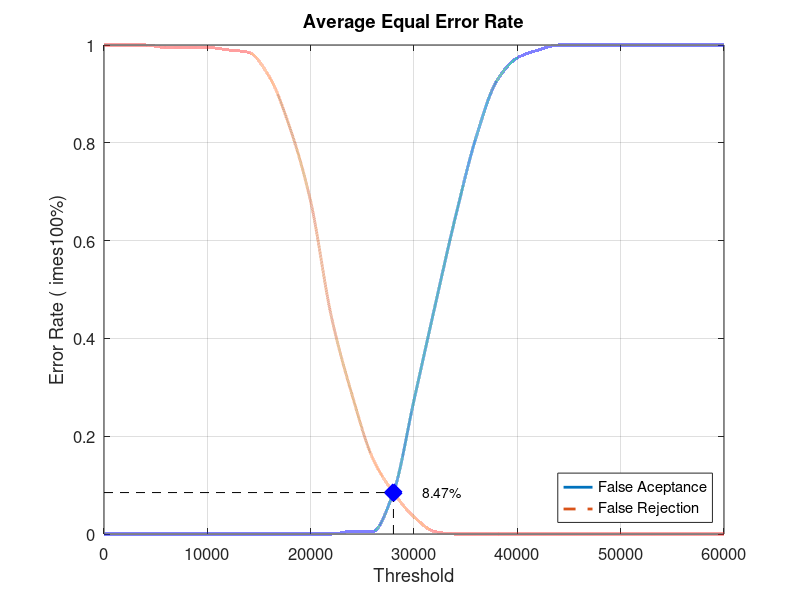
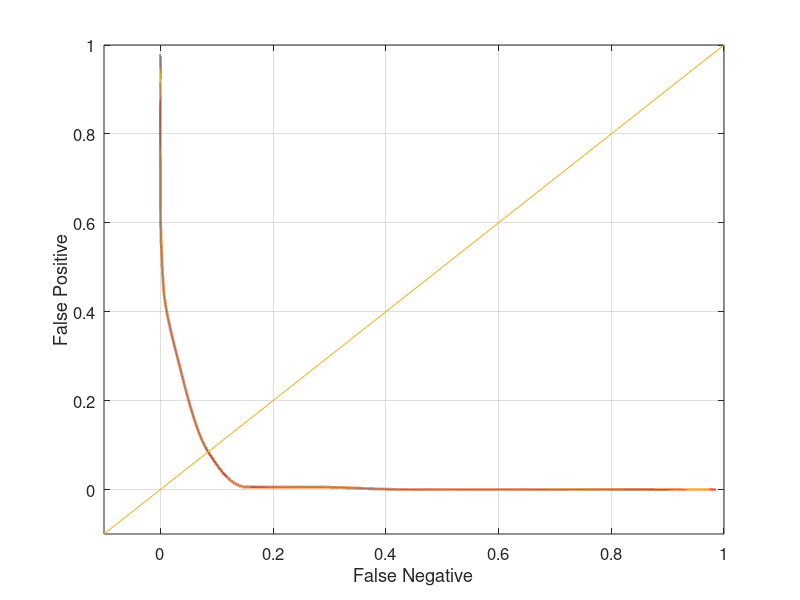

These charts were generated, in order, by the following MATLAB code:
close all;
clear;
clc;
x = 0:2000:60000;
xq = 0:0.5:60000;

y0 = [0 0 0 0 0 0 0 0 0 0 0 0 0.00526316 0.00526316 0.0842105 0.273684 0.463158 0.647368 0.810526 0.926316 0.973684 0.989474 1 1 1 1 1 1 1 1 1]
yy0 = interp1(x, y0, xq, 'pchip');
y1 = [1 1 1 0.995 0.995 0.995 0.99 0.985 0.935 0.83 0.68 0.445 0.285 0.155 0.085 0.035 0.005 0 0 0 0 0 0 0 0 0 0 0 0 0 0]
yy1 = interp1(x, y1, xq, 'pchip');

% Calculating EER: 
y2 = abs(y0 - y1);
find(y2 == min(y2))
yy2 = abs(yy0 - yy1);
xEER = find(yy2 == min(yy2));
xEERIndex = xq(xEER) % X-axis EER
yEER = yy0(xEER) % Y-axis EER

main = figure
plot(xq, yy0,'-','LineWidth', 2);	hold on
plot(xq, yy1,'--','LineWidth', 2);	hold on
plot([xEERIndex xEERIndex], [0 yEER], 'k--');	hold on
plot([0 xEERIndex], [yEER yEER], 'k--');	hold on
plot(xEERIndex, yEER, 'bx', 'LineWidth', 10);	hold on
text(xEERIndex + 10 * xEERIndex / 100, yEER, [num2str(round((10000 * yEER)) / 100) '%'])
legend('False Aceptance', 'False Rejection', 'Location', 'SouthEast')
xlabel('Threshold')
ylabel('Error Rate (	imes100%)')
title('Average Equal Error Rate')
set(gca, 'FontSize', 12)
axis([0 60000 0 1])
grid on

print(main, 'Database3_3Main', '-dpng');
FNRxFPR = figure('Color', [1 1 1]);
plot(yy1, yy0, '-', yy1, yy0, 'LineWidth', 2);
hold on
y = -0.1:0.1:1
plot(y, y); 
set(gca, 'FontSize', 12)
xlabel('False Negative')
ylabel('False Positive')
axis([-0.1 1 -0.1 1])
set(gca, 'FontSize', 12)
grid on

print(FNRxFPR, 'Database3_3FNRxFPR','-dpng');
